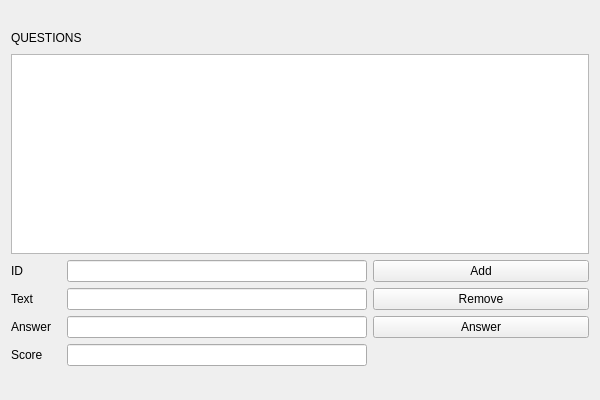
<?xml version="1.0" encoding="UTF-8"?>
<ui version="4.0">
 <class>GUIClass</class>
 <widget class="QWidget" name="GUIClass">
  <property name="geometry">
   <rect>
    <x>0</x>
    <y>0</y>
    <width>600</width>
    <height>400</height>
   </rect>
  </property>
  <property name="minimumSize">
   <size>
    <width>0</width>
    <height>0</height>
   </size>
  </property>
  <property name="windowTitle">
   <string>GUI</string>
  </property>
  <layout class="QVBoxLayout" name="verticalLayout_2">
   <property name="topMargin">
    <number>9</number>
   </property>
   <item>
    <layout class="QVBoxLayout" name="verticalLayout">
     <property name="sizeConstraint">
      <enum>QLayout::SetNoConstraint</enum>
     </property>
     <property name="leftMargin">
      <number>0</number>
     </property>
     <property name="topMargin">
      <number>0</number>
     </property>
     <property name="rightMargin">
      <number>0</number>
     </property>
     <property name="bottomMargin">
      <number>3</number>
     </property>
     <item>
      <widget class="QLabel" name="questLabel">
       <property name="maximumSize">
        <size>
         <width>200</width>
         <height>20</height>
        </size>
       </property>
       <property name="text">
        <string>QUESTIONS</string>
       </property>
      </widget>
     </item>
     <item>
      <widget class="QListWidget" name="questList">
       <property name="maximumSize">
        <size>
         <width>600</width>
         <height>200</height>
        </size>
       </property>
      </widget>
     </item>
     <item>
      <layout class="QGridLayout" name="gridLayout">
       <item row="2" column="0">
        <widget class="QLabel" name="textLabel">
         <property name="maximumSize">
          <size>
           <width>50</width>
           <height>16777215</height>
          </size>
         </property>
         <property name="text">
          <string>Text</string>
         </property>
        </widget>
       </item>
       <item row="0" column="0">
        <widget class="QLabel" name="idLabel">
         <property name="maximumSize">
          <size>
           <width>50</width>
           <height>16777215</height>
          </size>
         </property>
         <property name="text">
          <string>ID</string>
         </property>
        </widget>
       </item>
       <item row="2" column="2">
        <widget class="QLineEdit" name="textEdit">
         <property name="maximumSize">
          <size>
           <width>300</width>
           <height>16777215</height>
          </size>
         </property>
        </widget>
       </item>
       <item row="0" column="2">
        <widget class="QLineEdit" name="idEdit">
         <property name="enabled">
          <bool>true</bool>
         </property>
         <property name="sizePolicy">
          <sizepolicy hsizetype="Expanding" vsizetype="Fixed">
           <horstretch>0</horstretch>
           <verstretch>0</verstretch>
          </sizepolicy>
         </property>
         <property name="maximumSize">
          <size>
           <width>300</width>
           <height>16777215</height>
          </size>
         </property>
        </widget>
       </item>
       <item row="2" column="6">
        <widget class="QPushButton" name="removeBtn">
         <property name="text">
          <string>Remove</string>
         </property>
        </widget>
       </item>
       <item row="3" column="2">
        <widget class="QLineEdit" name="answerEdit">
         <property name="maximumSize">
          <size>
           <width>300</width>
           <height>16777215</height>
          </size>
         </property>
        </widget>
       </item>
       <item row="0" column="6">
        <widget class="QPushButton" name="addBtn">
         <property name="text">
          <string>Add</string>
         </property>
        </widget>
       </item>
       <item row="3" column="6">
        <widget class="QPushButton" name="answerBtn">
         <property name="text">
          <string>Answer</string>
         </property>
        </widget>
       </item>
       <item row="3" column="0">
        <widget class="QLabel" name="answerLabel">
         <property name="maximumSize">
          <size>
           <width>50</width>
           <height>16777215</height>
          </size>
         </property>
         <property name="text">
          <string>Answer</string>
         </property>
        </widget>
       </item>
       <item row="13" column="2">
        <widget class="QLineEdit" name="lineEdit">
         <property name="maximumSize">
          <size>
           <width>300</width>
           <height>16777215</height>
          </size>
         </property>
        </widget>
       </item>
       <item row="13" column="0">
        <widget class="QLabel" name="totalScoreEdit">
         <property name="maximumSize">
          <size>
           <width>100</width>
           <height>16777215</height>
          </size>
         </property>
         <property name="text">
          <string>Score</string>
         </property>
        </widget>
       </item>
      </layout>
     </item>
    </layout>
   </item>
  </layout>
 </widget>
 <layoutdefault spacing="6" margin="11"/>
 <resources>
  <include location="gui.qrc"/>
 </resources>
 <connections/>
</ui>
